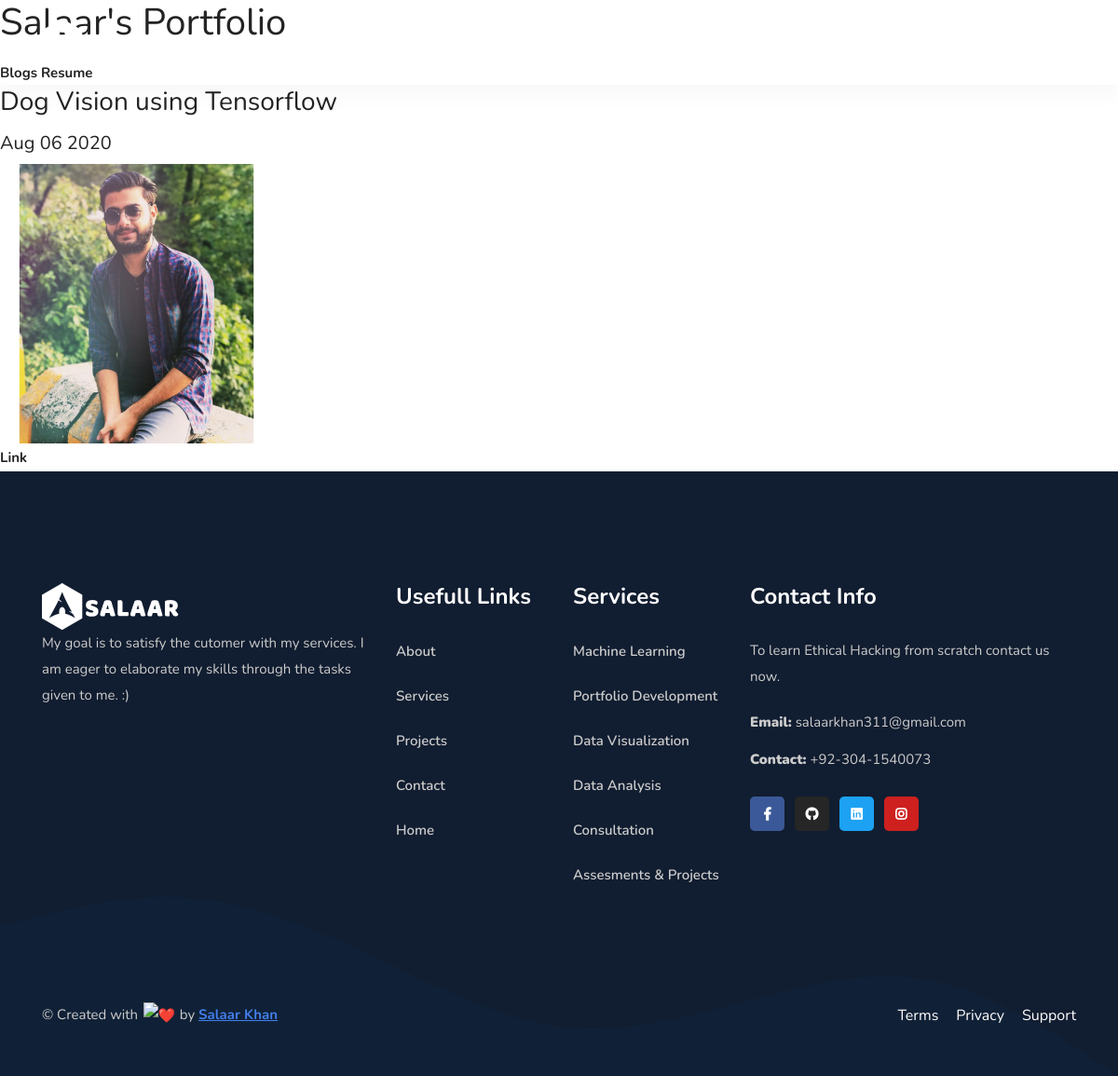
The app's page /, older data.
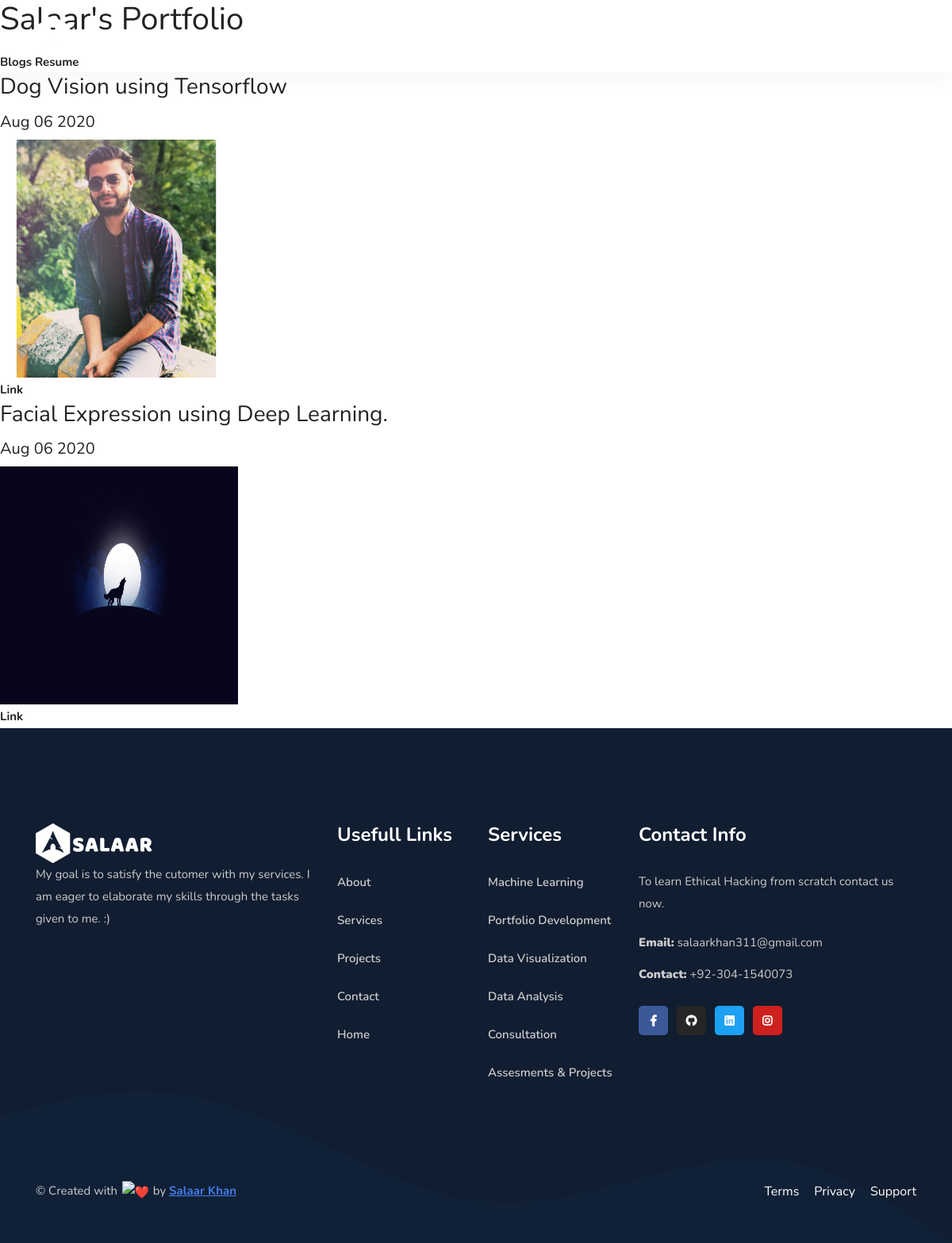
The same page, newer data.
### portfolio/models.py (models this page shows, shortened)
class Project(models.Model):
    title = models.CharField(max_length=100)
    url = models.URLField(max_length=200, blank=True)
    image = models.ImageField(upload_to='portfolio/images/')
    date = models.DateField()
    tags = models.CharField(max_length=20)

### portfolio/views.py (the view)
# urls.py: 2. Add a URL to urlpatterns:  path('', views.home, name='home')
def home(request):
    projects = Project.objects.order_by('-date')
    return render(request, 'portfolio/home.html', {'projects': projects[:3]})

### portfolio/templates/portfolio/home.html
{% extends 'portfolio/base.html' %}
{% block content %}
<h1>Salaar's Portfolio</h1>
<a href="{%url 'blog:all_blogs' %}">Blogs</a>
{% load static %}
<a href="{% static 'portfolio/cv.pdf' %}">Resume</a>
{% for project in projects %}
<h3>{{ project.title }}</h3>
<h5>{{ project.date|date:'M d Y' }}</h5>
<img src="{{ project.image.url }}" alt="{{ project.title }}" height="300" width="300">
<br>
<a href="{{ project.url }}">Link</a>
{% endfor %}
{% endblock %}

### portfolio/templates/portfolio/base.html (shortened to what this page needs)
{% load static %}
<!DOCTYPE html>
<html lang="en">
<head>
    <link href="{% static 'portfolio/assets/css/bootstrap.min.css' %}" rel="stylesheet" />
    <link href="{% static 'portfolio/assets/css/font-awesome.min.css' %}" rel="stylesheet" />
    <link href="{% static 'portfolio/assets/css/themify-icons.css' %}" rel="stylesheet" />
    <link href="{% static 'portfolio/assets/css/flaticon-set.css' %}" rel="stylesheet" />
    <link href="{% static 'portfolio/assets/css/magnific-popup.css' %}" rel="stylesheet" />
    <link href="{% static 'portfolio/assets/css/owl.carousel.min.css' %}" rel="stylesheet" />
    <link href="{% static 'portfolio/assets/css/owl.theme.default.min.css' %}" rel="stylesheet" />
    <link href="{% static 'portfolio/assets/css/animate.css' %}" rel="stylesheet" />
    <link href="{% static 'portfolio/assets/css/bootsnav.css' %}" rel="stylesheet" />
    <link href="{% static 'portfolio/style.css' %}" rel="stylesheet">
    <link href="{% static 'portfolio/assets/css/responsive.css' %}" rel="stylesheet" />
</head>
<body>
    <header id="home">
      <nav class="navbar navbar-default transparent navbar-fixed navbar-transparent white bootsnav">
          <div class="container">
              <div class="navbar-header">
                  <a class="navbar-brand smooth-menu" href="#home">
                      <img src="{% static 'portfolio/assets/img/logo-light.png' %}" class="logo logo-display" alt="Logo">
                  </a>
              </div>
              <div class="collapse navbar-collapse" id="navbar-menu">
                  <ul class="nav navbar-nav navbar-right" data-in="fadeInDown" data-out="fadeOutUp">
                      <li>
                          <a class="smooth-menu" href="#about1">About</a>
                      </li>
                      <li>
                          <a class="smooth-menu" href="#services">Services</a>
                      </li>
                      <li>
                          <a class="smooth-menu" href="#features">Features</a>
                      </li>
                      <li>
                          <a class="smooth-menu" href="#skill">Skills</a>
                      </li>
                      <li>
                          <a class="smooth-menu" href="#portfolio">Portfolio</a>
                      </li>
                      <li>
                          <a class="smooth-menu" href="#contact">Contact</a>
                      </li>
                      <li>
                          <a class="smooth-menu" href="{% static 'portfolio/assets/cv/cv.pdf' %}" download>View CV</a>
                      </li>
                  </ul>
              </div>
          </div>
      </nav>
  </header>
      {% block content %}{% endblock %}
    <footer class="bg-dark text-light">
      <div class="container">
          <div class="f-items default-padding">
              <div class="row">
                  <div class="equal-height col-lg-4 col-md-6 item">
                      <div class="f-item about">
                          <a class="smooth-menu" href="#home"><img src="{%static 'portfolio/assets/img/logo-light.png' %}" alt="Logo"></a>
                          <p>
                              My goal is to satisfy the cutomer with my services.
                               I am eager to elaborate my skills through the tasks given to me. :)
                          </p>
                      </div>
                  </div>
                  <div class="equal-height col-lg-2 col-md-6 item">
                      <div class="f-item link">
                          <h4 class="widget-title">Usefull Links</h4>
                          <ul>
                              <li>
                                  <a class="smooth-menu" href="#about1">About</a>
                              </li>
                              <li>
                                  <a class="smooth-menu" href="#services">Services</a>
                              </li>
                              <li>
                                  <a class="smooth-menu" href="#portfolio">Projects</a>
                              </li>
                              <li>
                                  <a class="smooth-menu" href="#contact">Contact</a>
                              </li>
                              <li>
                                  <a class="smooth-menu" href="#home">Home</a>
                              </li>
                          </ul>
                      </div>
                  </div>
                  <div class="equal-height col-lg-2 col-md-6 item">
                      <div class="f-item link">
                          <h4 class="widget-title">Services</h4>
                          <ul>
                              <li>
                                  <a target="_blank" rel="noopener noreferrer" href="https://www.fiverr.com/share/emDLgj">Machine Learning</a>
                              </li>
                              <li>
                                  <a target="_blank" rel="noopener noreferrer" href="https://www.fiverr.com/share/ye587b">Portfolio Development</a>
                              </li>
                              <li>
                                  <a target="_blank" rel="noopener noreferrer" href="https://www.fiverr.com/share/emDLgj">Data Visualization</a>
                              </li>
                              <li>
                                  <a target="_blank" rel="noopener noreferrer" href="https://www.fiverr.com/share/emDLgj">Data Analysis</a>
                              </li>
                              <li>
                                  <a target="_blank" rel="noopener noreferrer" href="https://www.fiverr.com/share/jyrVx7">Consultation</a>
                              </li>
                              <li>
                                  <a target="_blank" rel="noopener noreferrer" href="https://www.fiverr.com/share/jyrVx7">Assesments & Projects</a>
                              </li>
                          </ul>
                      </div>
                  </div>
                  <div class="equal-height col-lg-4 col-md-6 item">
                      <div class="f-item contact">
                          <h4 class="widget-title">Contact Info</h4>
                          <p>
                               To learn Ethical Hacking from scratch contact us now.
                          </p>
                          <div class="address">
                              <ul>
                                  <li>
                                      <strong>Email:</strong> salaarkhan311@gmail.com
                                  </li>
                                  <li>
                                      <strong>Contact:</strong> +92-304-1540073
                                  </li>
                              </ul>
                          </div>
                          <ul class="social">
                              <li class="facebook">
                                  <a target="_blank" rel="noopener noreferrer" href="https://www.facebook.com/salaar.khan.7927408/"><i class="fab fa-facebook-f"></i></a>
                              </li>
                              <li class="instagram">
                                  <a target="_blank" rel="noopener noreferrer" href="https://github.com/salaarkhan-dev/"><i class="fab fa-github"></i></a>
                              </li>
                              <li class="twitter">
                                  <a target="_blank" rel="noopener noreferrer" href="https://www.linkedin.com/in/salaar-khan1"><i class="fab fa-linkedin"></i></a>
                              </li>
                              <li class="youtube">
                                  <a target="_blank" rel="noopener noreferrer" href="https://www.instagram.com/salaar._.khan/"><i class="fab fa-instagram"></i></a>
                              </li>
                          </ul>
                      </div>
                  </div>
              </div>
          </div>
          <div class="footer-bottom">
              <div class="row">
                  <div class="col-lg-6">
                      <p>&copy; Created with <img alt="❤️" draggable="false" src="https://twemoji.maxcdn.com/2/72x72/2764.png" style="height: 1em; width: 1em; margin: 0px 0.05em 0px 0.1em; vertical-align: -0.1em;"> by <a target="_blank" rel="noopener noreferrer" href="https://www.facebook.com/salaar.khan.7927408/"> Salaar Khan</a><a href="#"></a></p>
                  </div>
                  <div class="col-lg-6 text-right link">
                      <ul>
                          <li>
                              <h6>Terms</h6>
                          </li>
                          <li>
                              <h6>Privacy</h6>
                          </li>
                          <li>
                              <h6>Support</h6>
                          </li>
                      </ul>
                  </div>
              </div>
          </div>
      </div>
      <div class="footer-shape" style="background-image: url({% static 'portfolio/assets/img/shape/1.svg' %});"></div>
    </footer>
</body>
</html>

Row changes from the older to the newer data that the page shows:
added Project: title "Facial Expression using Deep Learning.", date "Aug 06 2020", image (picture)
